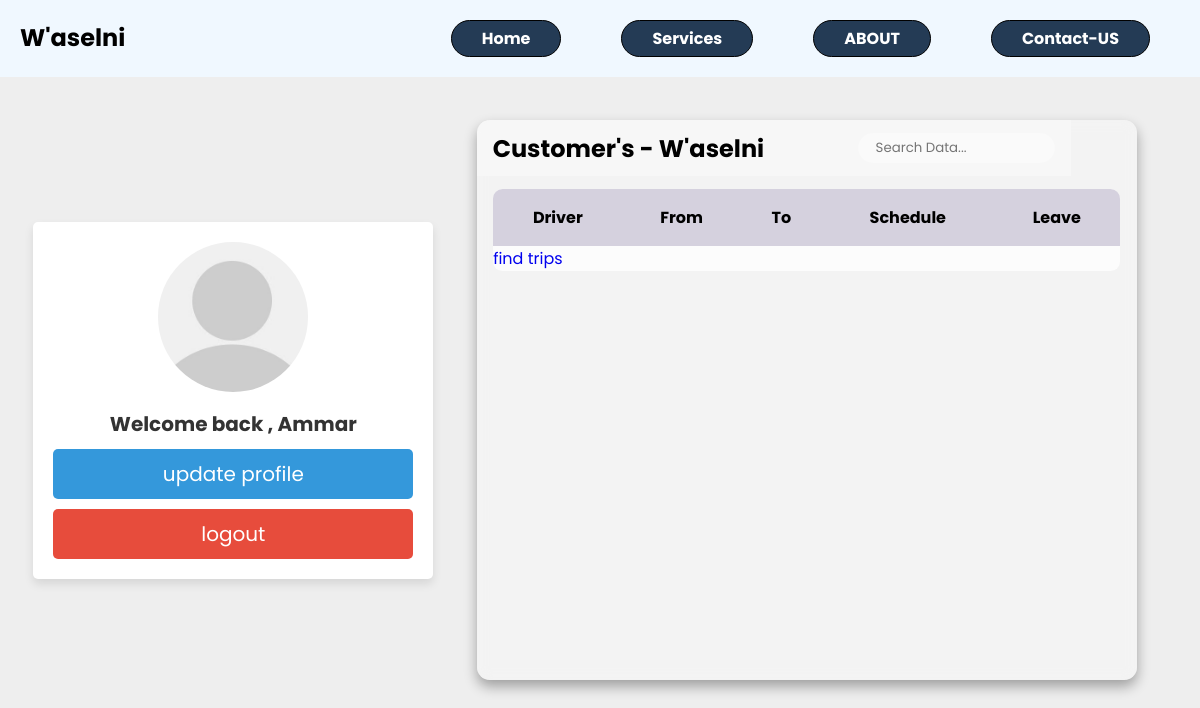
/studentPages/profileStudent.php (signed in), run on an earlier commit of the app's database.
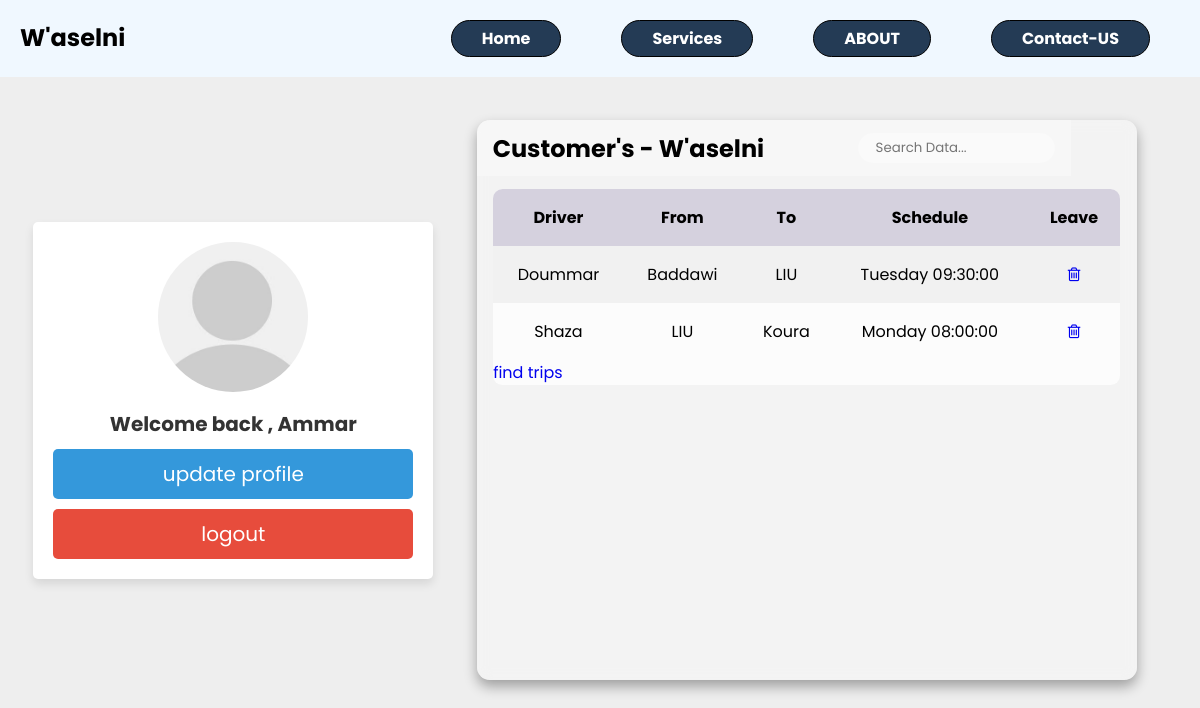
And on a later commit of the database.
### tables this page shows
CREATE TABLE `user` (
  `id` int(11) NOT NULL,
  `username` varchar(30) NOT NULL,
  `gender` varchar(30) NOT NULL,
  `password` varchar(30) NOT NULL,
  `role` varchar(30) NOT NULL,
  `email` varchar(30) NOT NULL,
  `Description` varchar(500) DEFAULT NULL,
  `locationID` int(11) DEFAULT NULL
);

CREATE TABLE `reservetrip` (
  `reservationID` int(11) NOT NULL,
  `tripID` int(11) NOT NULL,
  `studentID` int(11) DEFAULT NULL
);

CREATE TABLE `location` (
  `locationID` int(11) NOT NULL,
  `locationName` varchar(30) NOT NULL
);

CREATE TABLE `days` (
  `dayID` int(11) NOT NULL,
  `day` varchar(30) NOT NULL
);

CREATE TABLE `time` (
  `timeId` int(11) NOT NULL,
  `time` time NOT NULL
);

### studentPages/profileStudent.php (the view, shortened to what this page needs)
<?php
include('../connection.php');
?>
<!DOCTYPE html>
<html lang="en">
<head>
    <link rel="stylesheet" href="./profil.css">
    <link rel= " stylesheet "href="https://stackpath.bootstrapcdn.com/font-awesome/4.7.0/css/font-awesome.min.css"/>
</head>
<body>
        <nav class="navbar">
            <h1 class="logo"> W'aselni</h1>
            <ul class="nav-links">
                <li class="active"><a href="#"></a>Home</li>
                <li class="active"><a href="#"></a>Services</li>
                <li class="active"></i><a href="#"></a></i>ABOUT</li>
                <li class="active"><a href="#"></a></i>Contact-US</li>
            </ul>
        </nav>
        <div class="container">
              <?php
                include("./home.php");
            ?>
            <div class="table">
    <main class="table">
        <section class="table__header">
            <h1>Customer's - W'aselni</h1>
            <div class="input-group">
                <input type="search" placeholder="Search Data...">
            </div>
        </section>
        <section class="table__body">
            <table>
                <thead>
                    <tr>
                        <th> Driver </th>
                        <th> From </th>
                        <th> To </th>
                        <th> Schedule </th>
                        <th> Leave </th>
                    </tr>
                </thead>
                <tbody>
                    <tr>
                        <?php
                        $id=$_SESSION['id'];
                        include('../connection.php');
                        $query = "SELECT
                            r.* ,
                            t.tripID,
                            d.day,
                            tm.time,
                            l_from.locationName AS fromLocationName,
                            l_to.locationName AS toLocationName,
                            driver.username AS driverName
                        FROM
                            reservetrip r
                        JOIN
                            trip t ON r.tripID = t.tripID
                        JOIN
                            days d ON t.dayID = d.dayID
                        JOIN
                            time tm ON t.time = tm.timeId
                        JOIN
                            location l_from ON t.fromlocationID = l_from.locationID
                        JOIN
                            location l_to ON t.toLocationID = l_to.locationID
                        JOIN
                            user driver ON t.DriverID = driver.id
                        WHERE
                            r.studentID = $id";
                        $res = mysqli_query($conn , $query);
                        while ($row = mysqli_fetch_array($res)) {
                            echo "<tr>";
                            echo "<td>".$row['driverName']."</td>";
                            echo "<td>".$row['fromLocationName']."</td>";
                            echo "<td>".$row['toLocationName']."</td>";
                            echo "<td>".$row['day']." ".$row['time']."</td>";
                            echo "<td><a href=canceltrip.php?reservationID=".$row['reservationID']."&tripID=".$row['tripID']."><i class='fa fa-trash-o' aria-hidden='true'></i></a></td>";
                            echo "</tr>";
                        }
                        ?>
                    </tbody>
                </table>
                <p><a href="../showtrip/showtrip.php">find trips</a></p>
        </section>
    </main>
    </div>
</div>
    </body>
</html>

### studentPages/home.php (shortened to what this page needs)
<?php
include '../connection.php';
$user_id = $_SESSION['id'];
?>
<head>
   <link rel="stylesheet" href="./withprofile/css/style.css">
</head>
      <div class="profile">
         <?php
            $query =  "SELECT * FROM `user` WHERE id = '$user_id'";
            $res = mysqli_query($conn,$query);
            $userData = mysqli_fetch_array($res);
            ?>
            <img src="./withprofile/images/default-avatar.png" alt="">
         <h3> Welcome back , <?php echo $userData['username']; ?></h3>
         <a href="./withprofile/profile.php" class="btn">update profile</a>
         <a href="home.php?logout=<?php  ?>" class="delete-btn">logout</a>
      </div>

### studentPages/profil.css (style rules this page uses)
* { margin: 0; padding: 0; box-sizing: border-box; font-family: sans-serif; }
body { min-height: 100vh; background: url(images/html_table.jpg) center / cover; background-color: #ebc474; }
main.table { width: 55vw; height: 70vh; background-color: #fff5; margin: 30px ; backdrop-filter: blur(7px); box-shadow: 0 .4rem .8rem #0005; border-radius: .8rem; overflow: hidden; }
.table__header { width: 90%; height: 10%; background-color: #fff4; padding: .8rem 1rem; display: flex; justify-content: space-between; align-items: center; }
.table__header .input-group { width: 35%; height: 100%; background-color: #fff5; padding: 0 .8rem; border-radius: 2rem; display: flex; justify-content: center; align-items: center; transition: .2s; }
.table__header .input-group input { width: 100%; padding: 0 .5rem 0 .3rem; background-color: transparent; border: none; outline: none; }
.table__body { width: 95%; max-height: calc(89% - 1.6rem); background-color: #fffb; margin: .8rem auto; border-radius: .6rem; overflow: auto; overflow: overlay; }
table { width: 100%; }
table, th, td { border-collapse: collapse; padding: 1rem; text-align: center; vertical-align:auto; }
thead th { position: sticky; top: 0; left: 0; background-color: #d5d1defe; cursor: pointer; text-transform: capitalize; }
tbody tr:nth-child(even) { background-color: #0000000b; }
tbody tr { --delay: .1s; transition: .5s ease-in-out var(--delay), background-color 0s; }
tbody tr td, tbody tr td p, tbody tr td img { transition: .2s ease-in-out; }
.navbar { position: absolute; top: 0; left: 0; display: flex; width: 100%; justify-content: space-between; padding: 20px; color: whitesmoke; background-color: aliceblue; }
ul { list-style: none; }
.nav-links { display: flex; align-items: center; }
.navbar .nav-links li { background-color: #243B55; border-radius: 30px; padding: 5px 30px; border: 1px solid black; cursor: pointer; }
.nav-links li { margin: 0 30px; color: white; background-color: #0023bd; }
.logo { color: black; }
.active { color: white; font-weight: bold; }
a { text-decoration: none; }

### studentPages/withprofile/css/style.css (style rules this page uses)
:root { --blue:#3498db; --dark-blue:#2980b9; --red:#e74c3c; --dark-red:#c0392b; --black:#333; --white:#fff; --light-bg:#eee; --box-shadow:0 5px 10px rgba(0,0,0,.1); }
* { font-family: 'Poppins', sans-serif; margin:0; padding:0; box-sizing: border-box; outline: none; border: none; text-decoration: none; }
body { margin: 0; padding:0; }
.btn, .delete-btn { width: 100%; border-radius: 5px; padding:10px 30px; color:var(--white); display: block; text-align: center; cursor: pointer; font-size: 20px; margin-top: 10px; }
.btn { background-color: var(--blue); }
.delete-btn { background-color: var(--red); }
.container { min-height: 100vh; background-color: var(--light-bg); display: flex; align-items: center; justify-content: space-evenly; padding:20px; }
.container .profile { padding:20px; background-color: var(--white); box-shadow: var(--box-shadow); text-align: center; width: 400px; border-radius: 5px; }
.container .profile img { height: 150px; width: 150px; border-radius: 50%; object-fit: cover; margin-bottom: 5px; }
.container .profile h3 { margin:5px 0; font-size: 20px; color:var(--black); }

What changed in the data, as far as the page shows it:
added reservetrip: user.username "Doummar", location.locationName "Baddawi", location.locationName "LIU", days.day "Tuesday", time.time "09:30:00"
added reservetrip: user.username "Shaza", location.locationName "LIU", location.locationName "Koura", days.day "Monday", time.time "08:00:00"
